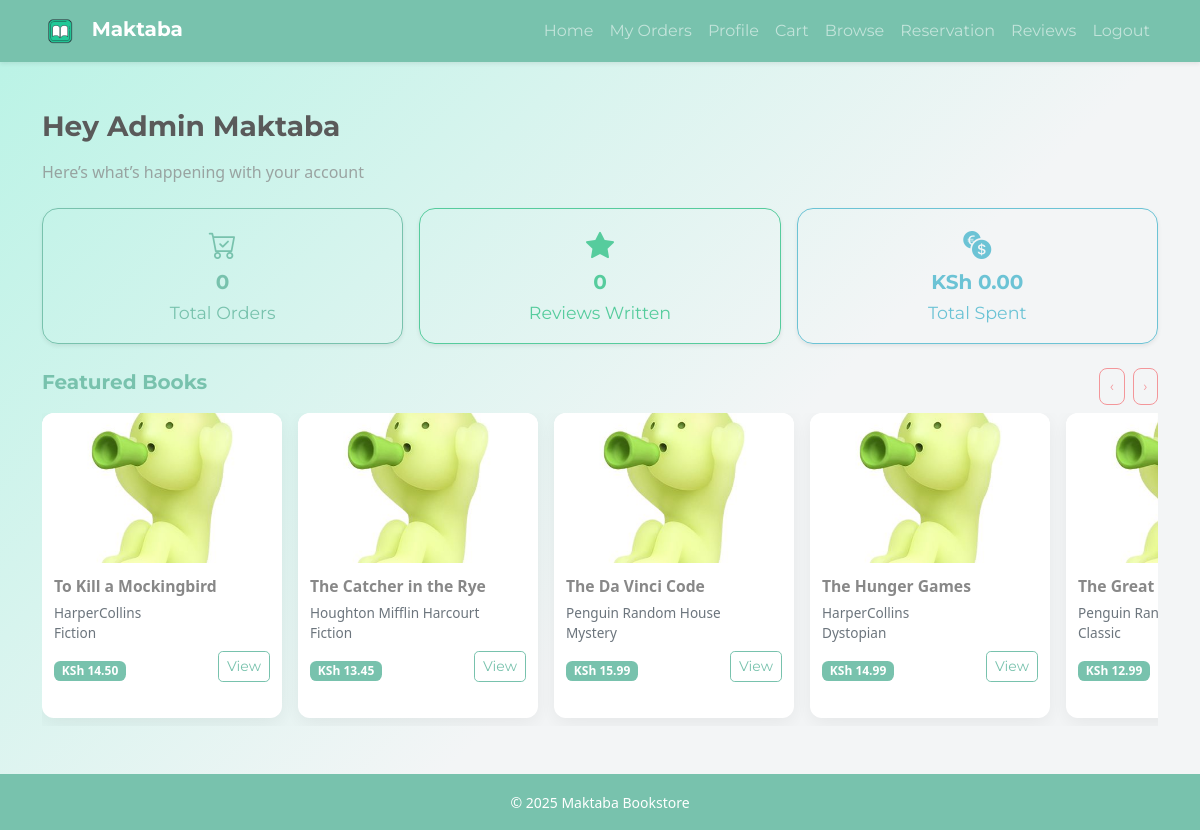
Page /modules/user/dashboard.php (signed in) on the committed database.
### tables this page shows
CREATE TABLE books (
    book_id INT AUTO_INCREMENT PRIMARY KEY,
    title VARCHAR(200) NOT NULL,
    author VARCHAR(100),
    publisher_id INT,
    price DECIMAL(10,2) NOT NULL,
    stock_quantity INT DEFAULT 0,
    reserved_stock INT DEFAULT 0,
    genre VARCHAR(50),
    year_of_publication YEAR,
    description TEXT,
    book_cover VARCHAR(255),
    moodle_course_id VARCHAR(50),  
    is_available TINYINT(1) DEFAULT 1,
    date_added TIMESTAMP DEFAULT CURRENT_TIMESTAMP,
    FOREIGN KEY (publisher_id) REFERENCES publishers(publisher_id)
        ON DELETE SET NULL ON UPDATE CASCADE
);

CREATE TABLE publishers (
    publisher_id INT AUTO_INCREMENT PRIMARY KEY,
    name VARCHAR(100) NOT NULL,
    address TEXT,
    contact_number VARCHAR(20),
    email VARCHAR(100)
);

### modules/user/dashboard.php (the view, shortened to what this page needs)
<?php
require_once '../../database/config.php';
$user_id   = (int) $_SESSION['user_id'];
$full_name = $_SESSION['full_name'] ?? 'User';
$stmt = $conn->prepare("SELECT COUNT(*) AS total_orders FROM orders WHERE user_id = ?");
$stmt->bind_param("i", $user_id);
$stmt->execute();
$total_orders = $stmt->get_result()->fetch_assoc()['total_orders'] ?? 0;
$stmt = $conn->prepare("SELECT COUNT(*) AS total_reviews FROM reviews WHERE user_id = ?");
$stmt->bind_param("i", $user_id);
$stmt->execute();
$total_reviews = $stmt->get_result()->fetch_assoc()['total_reviews'] ?? 0;
$stmt = $conn->prepare("
    SELECT COALESCE(SUM(p.amount), 0) AS total_spent
    FROM payments p
    INNER JOIN orders o ON p.order_id = o.order_id
    WHERE o.user_id = ?
");
$stmt->bind_param("i", $user_id);
$stmt->execute();
$total_spent = $stmt->get_result()->fetch_assoc()['total_spent'] ?? 0;
$featured = [];
$limit = 10;
$query = "
    SELECT b.book_id, b.title, b.genre, b.price, b.book_cover, p.name AS publisher
    FROM books b
    LEFT JOIN publishers p ON b.publisher_id = p.publisher_id
    WHERE b.is_available = 1
    ORDER BY RAND()
    LIMIT ?
";
$stmt = $conn->prepare($query);
$stmt->bind_param("i", $limit);
$stmt->execute();
$res = $stmt->get_result();
while ($row = $res->fetch_assoc()) {
    $featured[] = $row;
}
function cover_url($cover) {
    return "../../assets/img/shout.jpg";
}
?>
<!doctype html>
<html lang="en">
<head>
  <link href="https://cdn.jsdelivr.net/npm/bootswatch@5.3.3/dist/minty/bootstrap.min.css" rel="stylesheet">
  <link href="https://cdn.jsdelivr.net/npm/bootstrap-icons@1.11.3/font/bootstrap-icons.css" rel="stylesheet">
  <link rel="stylesheet" href="../../assets/css/user.css">
</head>
<body class="d-flex flex-column min-vh-100">
<?php include("../../includes/user_nav.php"); ?>
<main class="container my-5 flex-grow-1">
  <h3 class="fw-bold mb-3">Hey <?php echo htmlspecialchars($full_name); ?> </h3>
  <p class="text-muted mb-4">Here’s what’s happening with your account</p>
  <div class="row g-3 mb-4 text-center">
    <div class="col-md-4 col-12">
      <div class="btn btn-lg btn-outline-primary w-100 py-3 rounded-4 shadow-sm">
        <i class="bi bi-cart-check mb-1 fs-3"></i><br>
        <strong><?php echo (int)$total_orders; ?></strong><br>
        <small>Total Orders</small>
      </div>
    </div>
    <div class="col-md-4 col-12">
      <div class="btn btn-lg btn-outline-success w-100 py-3 rounded-4 shadow-sm">
        <i class="bi bi-star-fill mb-1 fs-3"></i><br>
        <strong><?php echo (int)$total_reviews; ?></strong><br>
        <small>Reviews Written</small>
      </div>
    </div>
    <div class="col-md-4 col-12">
      <div class="btn btn-lg btn-outline-info w-100 py-3 rounded-4 shadow-sm">
        <i class="bi bi-currency-exchange mb-1 fs-3"></i><br>
        <strong>KSh <?php echo number_format((float)$total_spent, 2); ?></strong><br>
        <small>Total Spent</small>
      </div>
    </div>
  </div>
  <section>
    <div class="d-flex justify-content-between align-items-center mb-2">
      <h5 class="fw-bold text-primary">Featured Books</h5>
      <div class="scroll-controls">
        <button class="btn btn-sm btn-outline-secondary scroll-btn" data-action="left">‹</button>
        <button class="btn btn-sm btn-outline-secondary scroll-btn" data-action="right">›</button>
      </div>
    </div>
    <div id="bookScroller" class="h-scroll">
      <?php if (empty($featured)): ?>
        <div class="text-muted">No featured books right now.</div>
      <?php else: ?>
        <?php foreach ($featured as $b): ?>
          <div class="book-card">
            <img src="<?php echo htmlspecialchars(cover_url($b['book_cover'])); ?>" alt="<?php echo htmlspecialchars($b['title']); ?>">
            <div class="body">
              <div class="title"><?php echo htmlspecialchars($b['title']); ?></div>
              <div class="meta"><?php echo htmlspecialchars($b['publisher'] ?? 'Unknown'); ?></div>
              <div class="meta"><?php echo htmlspecialchars($b['genre'] ?? '—'); ?></div>
              <div class="d-flex justify-content-between align-items-center mt-2">
                <span class="price badge bg-primary">KSh <?php echo number_format($b['price'], 2); ?></span>
                <a href="browse_books.php?book_id=<?php echo (int)$b['book_id']; ?>" class="btn btn-sm btn-outline-primary">View</a>
              </div>
            </div>
          </div>
        <?php endforeach; ?>
      <?php endif; ?>
    </div>
  </section>
</main>
<footer class="bg-primary text-white text-center py-3 mt-auto">
  <small>&copy; <?php echo date('Y'); ?> Maktaba Bookstore</small>
</footer>
</body>
</html>

### includes/user_nav.php (shortened to what this page needs)
<nav class="navbar navbar-expand-lg navbar-dark bg-primary shadow-sm">
  <div class="container">
    <a class="navbar-brand fw-bold" href="../../index.php">
      <img src="../../assets/img/sm.png" width="36" class="me-2"> Maktaba
    </a>
    <div class="collapse navbar-collapse" id="navMain">
      <ul class="navbar-nav ms-auto align-items-lg-center">
        <li class="nav-item"><a class="nav-link" href="dashboard.php">Home</a></li>
        <li class="nav-item"><a class="nav-link" href="my_orders.php">My Orders</a></li>
        <li class="nav-item"><a class="nav-link" href="profile.php">Profile</a></li>
        <li class="nav-item"><a class="nav-link" href="cart.php">Cart
        </a></li>
        <li class="nav-item"><a class="nav-link" href="browse_books.php">Browse</a></li>
        <li class="nav-item"><a class="nav-link" href="reservation.php">Reservation</a></li>
        <li class="nav-item"><a class="nav-link" href="reviews.php">Reviews</a></li>
        <li class="nav-item"><a class="nav-link" href="../../modules/auth/logout.php">Logout</a></li>
      </ul>
    </div>
  </div>
</nav>

### Assets/css/user.css (style rules this page uses)
body { background: linear-gradient(135deg, #b8f3e5 0%, #f3f5f6 60%); min-height: 100vh; }
.h-scroll { display: flex; gap: 1rem; overflow-x: auto; scroll-snap-type: x mandatory; padding-bottom: 0.5rem; -webkit-overflow-scrolling: touch; }
.book-card { min-width: 240px; max-width: 260px; flex: 0 0 auto; background: #fff; border-radius: 12px; box-shadow: 0 6px 20px rgba(0,0,0,0.06); scroll-snap-align: start; padding: 0; overflow: hidden; }
.book-card img { width: 100%; height: 150px; object-fit: cover; display:block; }
.book-card .body { padding: .75rem; }
.book-card .title { font-weight: 600; font-size: 0.98rem; margin-bottom: .25rem; }
.book-card .meta { font-size: .85rem; color: #6c757d; }
.book-card .price { margin-top: .5rem; display:inline-block; }
.scroll-controls { display:flex; gap:.5rem; align-items:center; }
.scroll-btn { border-radius: 8px; padding: .45rem .6rem; }

### rows in the picture
books: title "To Kill a Mockingbird", publisher.name "HarperCollins", genre "Fiction", price "14.50"
books: title "The Catcher in the Rye", publisher.name "Houghton Mifflin Harcourt", genre "Fiction", price "13.45"
books: title "The Da Vinci Code", publisher.name "Penguin Random House", genre "Mystery", price "15.99"
books: title "The Hunger Games", publisher.name "HarperCollins", genre "Dystopian", price "14.99"
books: title "The Great…", publisher.name "Penguin…", genre "Classic", price "12.99"

### other values in the picture
$full_name "Admin Maktaba"
$total_orders "0"
$total_reviews "0"
$total_spent "0.00"
